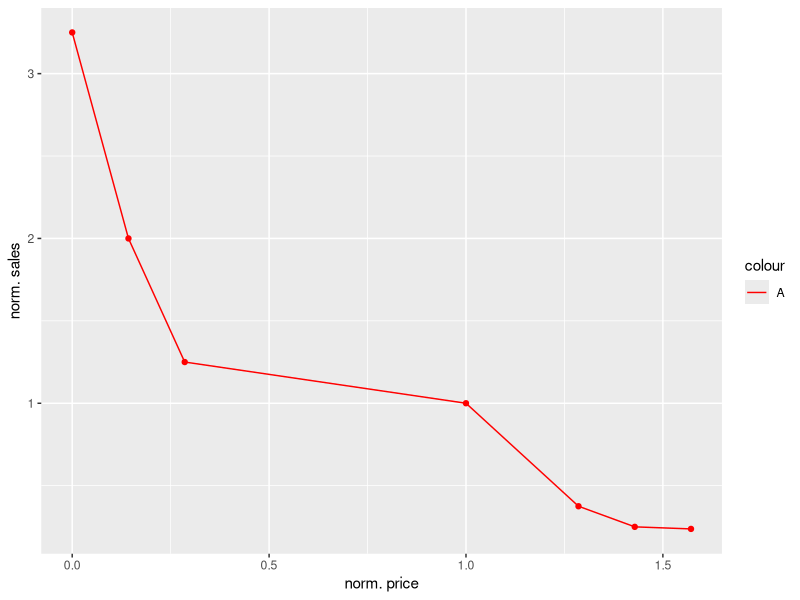
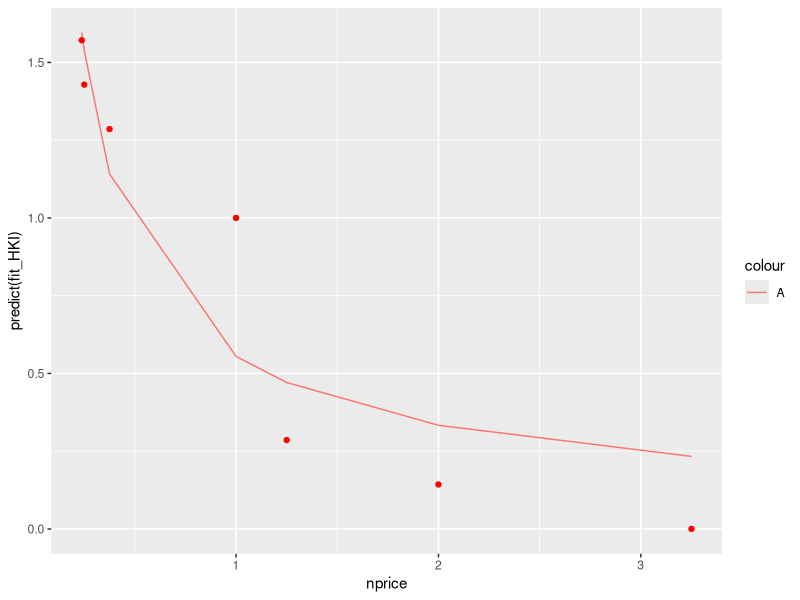
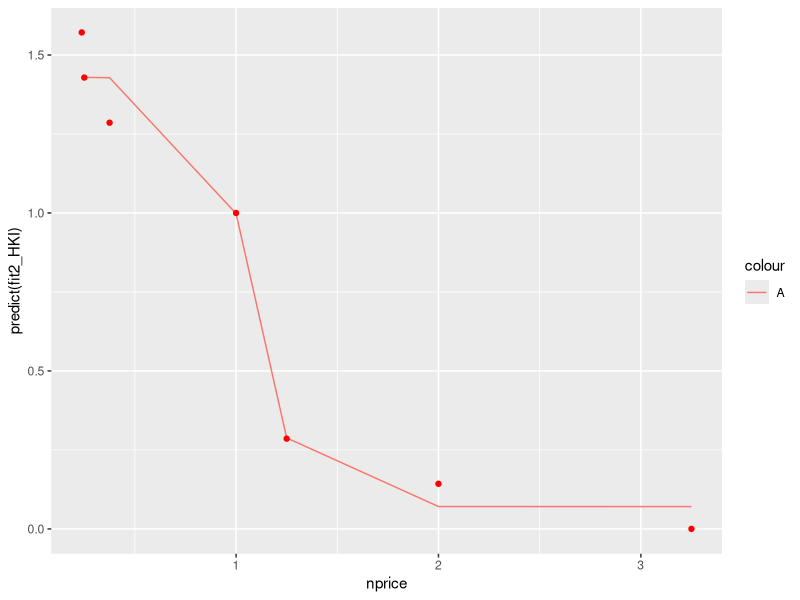

These charts were generated, in order, by the following R code:
library(ggplot2)

HKI <- read.csv(file = "HKI_sales.csv")

#sales <- c(HKI, HKI, KL, HKI)

HKI

norm_price = 8
norm_sales = 7


HKI$nprice<-HKI$price/norm_price
HKI$nsales<-HKI$sales/norm_sales

HKI


ggplot(data=HKI)+
  geom_line(mapping=aes(x=nsales,y=nprice,color="A"))+
  geom_point(mapping=aes(x=nsales,y=nprice),color="red")+
  labs(x="norm. price",y="norm. sales") +
  scale_color_manual(labels = c("A", "B"), values = c("red", "blue"))



fit_HKI <- nls(f=nsales~a * nprice^b,data=HKI, start = list(a = 1, b = -1.144))
summary(fit_HKI)
r2<-1-sum(residuals(fit_HKI)^2)/sum((fit_HKI$m$lhs()-mean(fit_HKI$m$lhs()))^2)
r2



ggplot(data=HKI)+
  geom_line(mapping=aes(x=nprice,y=predict(fit_HKI),color="A"))+
  geom_point(mapping=aes(x=nprice,y=nsales),color="red")


#Logistic model
a<-HKI$nsales[1] - HKI$nsales[7]
d<-HKI$nsales[7]
slope<-(HKI$nsales[3] - HKI$nsales[5])/(HKI$nprice[3] - HKI$nprice[5])
c<-4*slope/a
b<--c
fit2_HKI <- nls(nsales~a/(1+exp(-b-c*nprice))+d,data=HKI,start=list(a=a,b=b,c=c,d=d))
summary(fit2_HKI)
fit2_r2<-1-sum(residuals(fit2_HKI)^2)/sum((fit2_HKI$m$lhs()-mean(fit2_HKI$m$lhs()))^2)
fit2_r2

ggplot(data=HKI)+
  geom_line(mapping=aes(x=nprice,y=predict(fit2_HKI),color="A"))+
  geom_point(mapping=aes(x=nprice,y=nsales),color="red")


net<-function(x) {
  nd<-data.frame(nprice=x)
  nsales<-predict(fit_HKI,nd)
  # de-norm
  margin<- x * norm_price - 13.33 * nsales * norm_sales
  # de-norm
  sales <-nsales* norm_sales
  # de-norm
  price <- x * norm_price
  cost <- 13.33 * sales
  gross<-margin*sales
  net<-gross-cost
  print(cbind(x, nsales, margin, sales, price, cost, gross, net))
  
  
  
  #print(cbind(nsalesa,salesa,nsalesb,salesb,sfa,sfb,grossa,grossb,neta,netb,net))
  return(net)
}

net2<-function(x) {
  nd<-data.frame(nprice=x)
  nsales<-predict(fit_HKI,nd)
  # de-norm
  # revenue<- x * norm_price
  # de-norm
  sales <-nsales* norm_sales * 1000
  # de-norm
  price <- x * norm_price
  number<-ceiling(sales/60)
  cost <- 800*number
  revenue<-price*sales
  net<-revenue-cost
  print(cbind(x, nsales, sales, number, price, cost, revenue, net))
  
  #print(cbind(nsalesa,salesa,nsalesb,salesb,sfa,sfb,grossa,grossb,neta,netb,net))
  return(net)
}


net2(2.5)
op<-optimize(f=net2,interval=c(0,50), maximum= TRUE)

op
